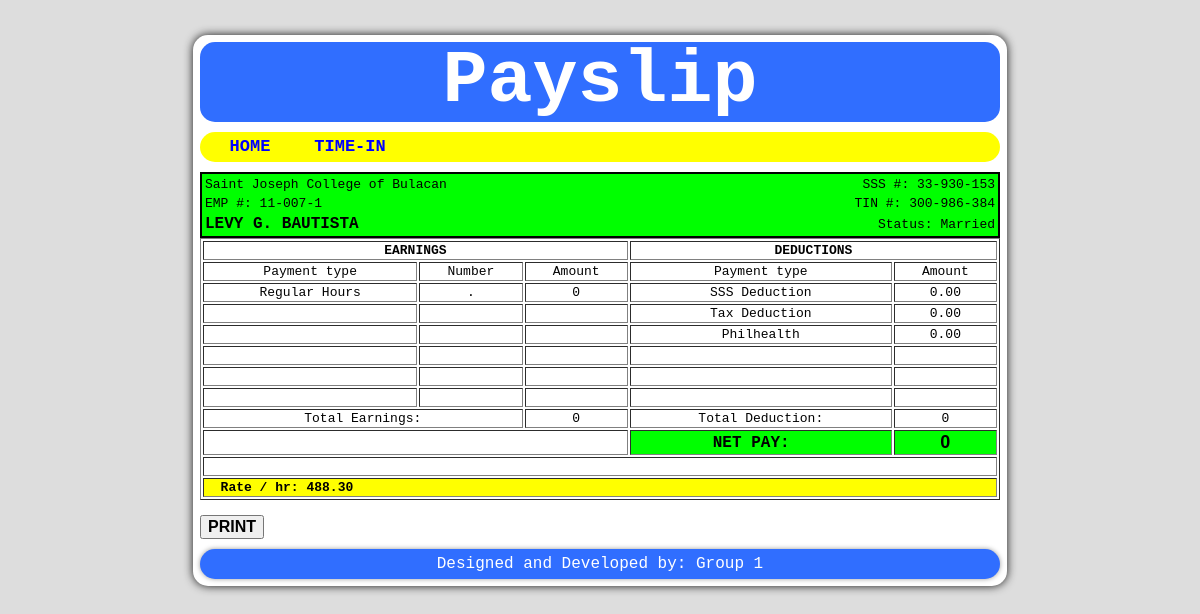
The app's page /payslip.php?id=11-007-1 (signed in) with its own data.
### tables this page shows
CREATE TABLE `tblpay` (
  `id` int(11) NOT NULL AUTO_INCREMENT,
  `empnum` varchar(30) NOT NULL,
  `school` varchar(255) NOT NULL,
  `dept` varchar(100) NOT NULL,
  `ms` varchar(50) NOT NULL,
  `dater` date NOT NULL,
  `timer` time NOT NULL,
  `sked_in` time NOT NULL,
  `sked_out` time NOT NULL,
  `sked_set` time NOT NULL,
  `rpd` decimal(7,2) NOT NULL,
  `sss` varchar(30) NOT NULL,
  `tin` varchar(30) NOT NULL,
  `sssd` decimal(7,2) NOT NULL,
  `taxd` decimal(7,2) NOT NULL,
  `phid` decimal(7,2) NOT NULL,
  `remarks` varchar(50) NOT NULL,
  PRIMARY KEY (`id`)
);

CREATE TABLE `tbluser` (
  `id` int(11) NOT NULL DEFAULT '0',
  `fname` varchar(255) NOT NULL,
  `lname` varchar(255) NOT NULL,
  `mname` varchar(255) NOT NULL,
  `username` varchar(30) NOT NULL,
  `password` varchar(50) NOT NULL,
  `gtype` varchar(40) NOT NULL,
  `role` varchar(10) NOT NULL,
  `ctrlnum` int(11) NOT NULL,
  `empnum` varchar(30) NOT NULL
);

### payslip.php (the view, shortened to what this page needs)
<?php
	if($_SESSION['role']=='4' || $_SESSION['role']=='3' ||
       $_SESSION['role']=='2' || $_SESSION['role']=='1') {
	$id1 = $_GET['id'];
	$id2 = $_GET['id2'];
	$q1 = "SELECT * FROM tbluser WHERE empnum='$id1'";
	$q2 = mysql_query($q1);
	$r1 = "SELECT * FROM tblpay WHERE empnum='$id1'";
	$r2 = mysql_query($r1);
	$v1 = "SELECT concat(substr('$id2',1,2),'.',substr('$id2',4,2)) as duo";
	$v2 = mysql_query($v1);
?>
<html>
<head>
<link rel="stylesheet" type="text/css" href="embelish/payslip_decor.css"></link>
</head>
<body>
	<form method="POST">
	<div id="wrap">
		<div id="head">Payslip</div>
		<div id="menu">
			<ul>
				<?php include("home_link.php");?>
			</ul>
		</div>
		<?php $ros = mysql_fetch_assoc($v2) ?>
		<?php $row1 = mysql_fetch_assoc($q2) ?>
		<?php $row2 = mysql_fetch_assoc($r2) ?>
		<div id="content">
			<div id='print1'>
				<table width="100%" style="text-align:justify;background:#00FF00;border:2px solid #000;">
					<tr>
					<td>Saint Joseph College of Bulacan</td>
					<td style="text-align:right">SSS #: <?php echo $row2['sss']?></td>
					</tr>
					<tr>
					<td>EMP #: <?php echo $row2['empnum']?></td>
					<td style="text-align:right">TIN #: <?php echo $row2['tin']?></td>
					</tr>
					<tr>
					<td style="text-transform:uppercase;font-weight:bold;font-size:16px"><?php echo $row1['fname'].' '. $row1['mname'].' '.$row1['lname'] ?></td>
					<td style="text-align:right">Status: <?php echo $row2['ms']?></td>
					</tr>
				</table>
				<table width="100%" border="1" style="text-align:center">
					<tr>
						<td colspan="3"><b>EARNINGS</b></td>
						<td colspan="2"><b>DEDUCTIONS</b></td>
					</tr>
					<tr>
						<td>Payment type</td>
						<td>Number</td>
						<td>Amount</td>
						<td>Payment type</td>
						<td>Amount</td>
					</tr>
					<tr>
						<td>Regular Hours</td>
						<td><?php echo $ros['duo'] ?></td>
						<td><?php echo $ros['duo'] * $row2['rpd']?></td>
						<td>SSS Deduction</td>
						<td><?php echo $row2['sssd']?></td>
					</tr>
					<tr>
						<td>&nbsp;</td>
						<td>&nbsp;</td>
						<td>&nbsp;</td>
						<td>Tax Deduction</td>
						<td><?php echo $row2['taxd']?></td>
					</tr>
					<tr>
						<td>&nbsp;</td>
						<td>&nbsp;</td>
						<td>&nbsp;</td>
						<td>Philhealth</td>
						<td><?php echo $row2['phid']?></td>
					</tr>
					<tr>
						<td>&nbsp;</td>
						<td>&nbsp;</td>
						<td>&nbsp;</td>
						<td>&nbsp;</td>
						<td>&nbsp;</td>
					</tr>
					<tr>
						<td>&nbsp;</td>
						<td>&nbsp;</td>
						<td>&nbsp;</td>
						<td>&nbsp;</td>
						<td>&nbsp;</td>
					</tr>
					<tr>
						<td>&nbsp;</td>
						<td>&nbsp;</td>
						<td>&nbsp;</td>
						<td>&nbsp;</td>
						<td>&nbsp;</td>
					</tr>
					<tr>
						<td colspan="2">Total Earnings:</td>
						<td><?php echo $ros['duo'] * $row2['rpd']?></td>
						<td>Total Deduction:</td>
						<td><?php echo $row2['sssd'] + $row2['taxd'] + $row2['phid']?> </td>
					</tr>
					<tr>
						<td colspan="3">&nbsp;</td>
						<td style="background:#00FF00;font-weight:bold;font-size:16px;">NET PAY:&nbsp;&nbsp;</td>
						<td style="background:#00FF00;font-weight:bold;font-size:18px;font-family:arial;">
						<?php echo
						($ros['duo'] * $row2['rpd']) - ($row2['sssd'] + $row2['taxd'] + $row2['phid'])
						?>
						</td>
					</tr>
					<tr><td colspan="5">&nbsp;</tr>
					<tr>
						<td colspan="5" style="text-align:left;background:#FFFF00"><b>&nbsp;&nbsp;Rate / hr:&nbsp;<?php echo $row2['rpd']?></b></td>
					</tr>
				</table>
			</div>
		</div><br>
		<button onclick="JavaScript:pagers('print1');">
		<b style="font-size:16px;">PRINT</b></button>
	<div id="footer">Designed and Developed by: Group 1</div>
	</div>
	</form>
</body>
</html>
<?php
	}
	else {
	header("location: index.php");
}
?>

### home_link.php (shortened to what this page needs)
<?php
if($_SESSION['role']=='1') {
	echo "<li><a href='home.php'>home</a></li>";
	echo "<li><a href='simdex.php'>time-in</a></li>";
}
?>

### embelish/payslip_decor.css (style rules this page uses)
html { background:#DDD; }
body { margin:0px; padding:0px; font-family:monospace; }
#wrap { background:#FFF; padding:7px; width:800px; margin:35px auto; border-radius:15px; box-shadow:0 0 0.7em rgba(1,1,1,0.9); }
#head { color:#FFF; background:#306EFF; height:80px; line-height:80px; font-size:75px; font-weight:bold; text-align:center; border-radius:15px; margin-bottom:10px; }
#menu { background:#FFFF00; height:30px; line-height:30px; border-radius:15px; margin-bottom:10px; }
#menu ul { list-style-type:none; margin:0px; padding:0px; }
#menu ul li { float:left; a }
#menu ul li a { display:block; width:100px; text-align:center; text-decoration:none; text-transform:uppercase; }
a:link, a:visited { color:blue; font-size:17px; font-weight:bold; border-radius:15px; }
#content { background:#FFF; border-radius:15px; font-weight:bold; }
#footer { color:#FFF; margin-top:10px; background:#306EFF; height:30px; line-height:30px; border-radius:15px; text-align:center; box-shadow:0 0 0.3em rgba(1,1,1,0.4); font-size:16px; }

### records on screen
tblpay: sss "33-930-153", empnum "11-007-1", tin "300-986-384", ms "Married", sssd "0.00", taxd "0.00", phid "0.00", $row2['sssd'] + $row2['taxd'] + $row2['phid'] "0", rpd "488.30"
tbluser: fname "LEVY", mname "G.", lname "BAUTISTA"

### other values on screen
$ros['duo'] "."
$ros['duo'] * $row2['rpd'] "0"
